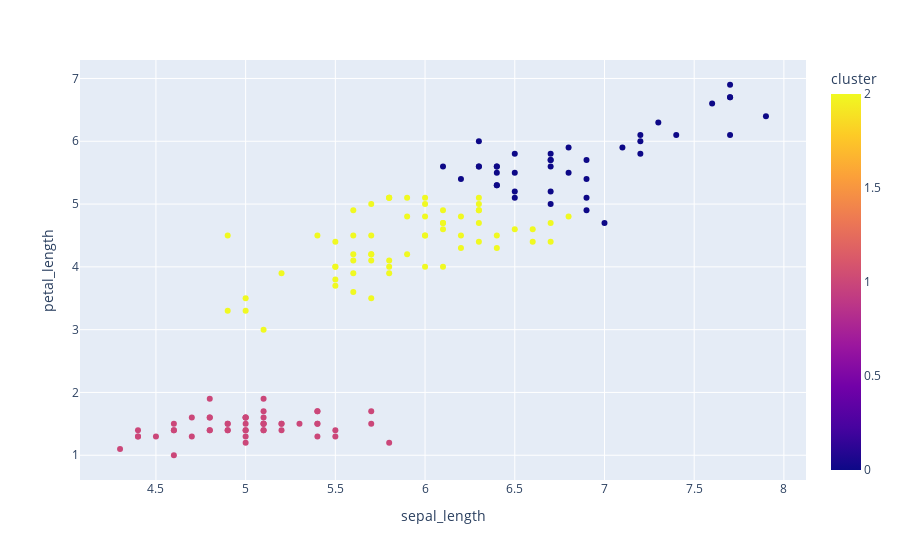

Source (notebook cell):
### Code cell
# let's use plotly and make plots

import plotly.express as px
fig = px.scatter(df, x='sepal_length', y='petal_length', color='cluster')
fig.show()

### Figure 1 — Plotly figure (JSON) as saved in the notebook; plotly's stock layout.template omitted (floating-point values rounded to 4 significant figures; data arrays with more than 128 entries replaced by an {"elided": "..."} marker saying what was removed)
{"data": [{"hovertemplate": "sepal_length=%{x}<br>petal_length=%{y}<br>cluster=%{marker.color}<extra></extra>", "legendgroup": "", "marker": {"color": {"elided": "150 int values"}, "coloraxis": "coloraxis", "symbol": "circle"}, "mode": "markers", "name": "", "orientation": "v", "showlegend": false, "type": "scatter", "x": {"elided": "150 float values"}, "xaxis": "x", "y": {"elided": "150 float values"}, "yaxis": "y"}], "layout": {"coloraxis": {"colorbar": {"title": {"text": "cluster"}}, "colorscale": [[0, "#0d0887"], [0.1111, "#46039f"], [0.2222, "#7201a8"], [0.3333, "#9c179e"], [0.4444, "#bd3786"], [0.5556, "#d8576b"], [0.6667, "#ed7953"], [0.7778, "#fb9f3a"], [0.8889, "#fdca26"], [1, "#f0f921"]]}, "legend": {"tracegroupgap": 0}, "margin": {"t": 60}, "xaxis": {"anchor": "y", "domain": [0, 1], "title": {"text": "sepal_length"}}, "yaxis": {"anchor": "x", "domain": [0, 1], "title": {"text": "petal_length"}}}}
